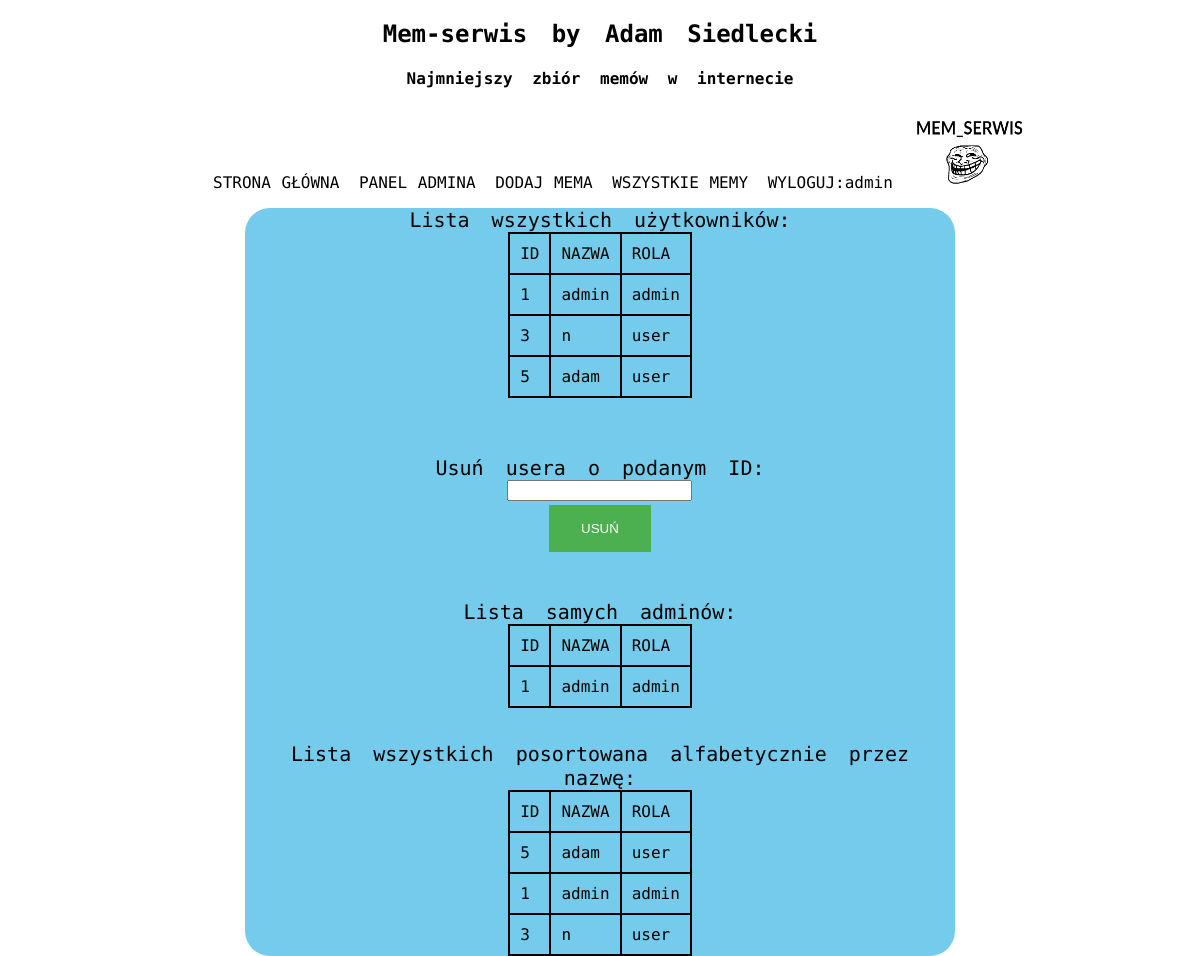
The app's page /admin-panel.php (signed in), older data.
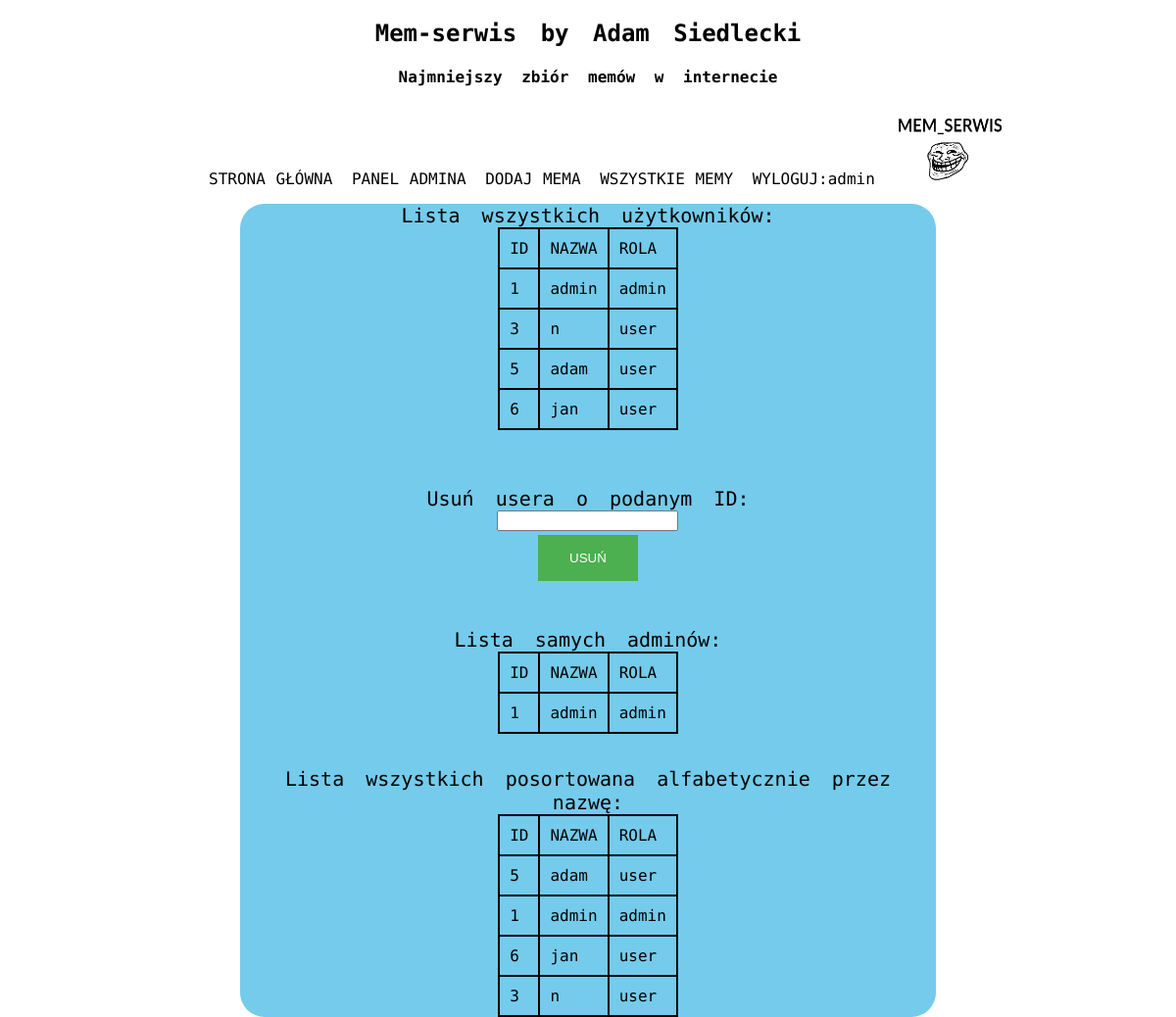
The same page, newer data.
### tables this page shows
CREATE TABLE `users` (
  `id` int(11) NOT NULL,
  `login` text NOT NULL,
  `password` text NOT NULL,
  `role` text NOT NULL
);

### database.php (called while the page is built, shortened)
<?php
    function getDbConnection(){
        $config = include_once("config.php");
        $host = $config['host'];
        $password = $config['password'];
        $user = "root";
        $db = "mem-serwis-db";
        try {
            $connection = new mysqli($host, $user, $password, $db);
            return $connection;
        }catch (Exception $e){
            $error = $e->getMessage();
            echo $error;
            return $error;
        }
    }
    function getAllUsers(){
        $connection = getDbConnection();
        $query = "SELECT * FROM users ";
        $result = $connection->query($query);
        return $result;
    }
    function getAllUsersAlphabeticOrder(){
        $connection = getDbConnection();
        $query = "SELECT * FROM users ORDER BY login ASC";
        $result = $connection->query($query);
        return $result;
    }
    function getOnlyAdmins(){
        $connection = getDbConnection();
        $query = "SELECT * FROM users WHERE role='admin'";
        $result = $connection->query($query);
        return $result;
    }
?>

### admin-panel.php (the view, shortened to what this page needs)
<?php
require_once 'database.php';
?>
<html>
<head>
    <link rel="stylesheet" type="text/css" href="style.css">
</head>
<body>
    <div id="container">
        <div id="header">
            <h2>Mem-serwis by Adam Siedlecki</h2>
            <h4>Najmniejszy zbiór memów w internecie</h4>
            <div id="menu">
                <ul>
                    <li><a class="menu-item" href="index.php">STRONA GŁÓWNA</a></li>
                    <li><a class="menu-item" href="admin-panel.php">PANEL ADMINA</a></li>
                    <li><a class="menu-item" href="add-meme.php">DODAJ MEMA</a></li>
                    <li><a class="menu-item" href="all-memes.php">WSZYSTKIE MEMY</a></li>
                    <?php
                        if (isset($_SESSION['logged_id'])) {
                            echo '<li><a class="menu-item" href="logout.php">WYLOGUJ:'.$_SESSION['username'].'</a></li>';
                        }
                    ?>
                    <img class="logo" src="img/favicon.png">
                </ul>
            </div>
        </div>
        <div id="content">
                    Lista wszystkich użytkowników: </br>
                    <?php
                     if($_SESSION["role"]=="admin"){
                        $users = getAllUsers();
                        echo "<table>";
                        echo "<tr> <td>ID </td> <td>NAZWA </td> <td> ROLA </td>  </tr>";
                        while($row = $users->fetch_assoc()){
                            echo "<tr> <td>".$row['id']." </td> <td> ".$row['login']." </td> <td> ".$row['role']." </td> </tr>";
                        }
                        echo "</table>";
                        echo '</br> </br>
                        Usuń usera o podanym ID:
                        <form method="POST" action="admin-panel.php">
                            <input type="number" name="userIdToDelete"> </br>
                            <input type="submit" value="USUŃ"> </br>
                        </form>';
                     }else{
                         echo "ACCESS DENIED";
                     }
                    ?>
                    Lista samych adminów: </br>
                    <?php
                     if($_SESSION["role"]=="admin"){
                        $users = getOnlyAdmins();
                        echo "<table>";
                        echo "<tr> <td>ID </td> <td>NAZWA </td> <td> ROLA </td>  </tr>";
                        while($row = $users->fetch_assoc()){
                            echo "<tr> <td>".$row['id']." </td> <td> ".$row['login']." </td> <td> ".$row['role']." </td> </tr>";
                        }
                        echo "</table>";
                     }else{
                         echo "ACCESS DENIED";
                     }
                    ?>
                    Lista wszystkich posortowana alfabetycznie przez nazwę: </br>
                    <?php
                     if($_SESSION["role"]=="admin"){
                        $users = getAllUsersAlphabeticOrder();
                        echo "<table>";
                        echo "<tr> <td>ID </td> <td>NAZWA </td> <td> ROLA </td>  </tr>";
                        while($row = $users->fetch_assoc()){
                            echo "<tr> <td>".$row['id']." </td> <td> ".$row['login']." </td> <td> ".$row['role']." </td> </tr>";
                        }
                        echo "</table>";
                     }else{
                         echo "ACCESS DENIED";
                     }
                    ?>
        </div>
    </div>
</body>
</html>

Row changes from the older to the newer data that the page shows:
added users: id "6", login "jan", role "user"
